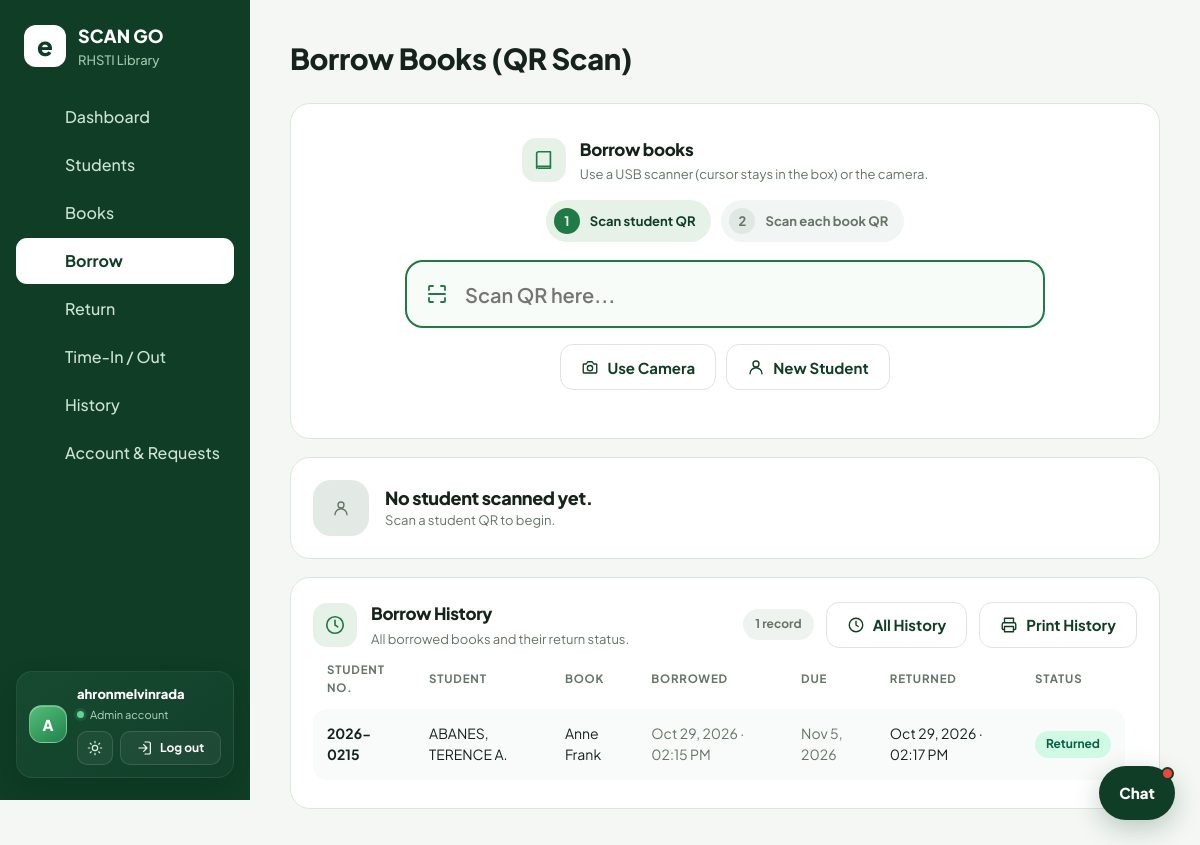
/sourcecode/borrow.php (signed in), run on the app's committed database.
### tables this page shows
CREATE TABLE `settings` (
  `k` varchar(64) NOT NULL,
  `v` text DEFAULT NULL
);

CREATE TABLE `borrowings` (
  `id` int(11) NOT NULL,
  `student_id` int(11) NOT NULL,
  `book_id` int(11) NOT NULL,
  `borrowed_at` datetime NOT NULL,
  `due_date` date NOT NULL,
  `returned_at` datetime DEFAULT NULL
);

CREATE TABLE `students` (
  `id` int(11) NOT NULL,
  `student_no` varchar(30) NOT NULL,
  `name` varchar(120) NOT NULL,
  `gender` varchar(10) DEFAULT NULL,
  `track` varchar(60) DEFAULT NULL,
  `strand` varchar(60) DEFAULT NULL,
  `grade` varchar(10) DEFAULT NULL,
  `section` varchar(30) DEFAULT NULL,
  `photo` varchar(255) DEFAULT NULL,
  `account_active` tinyint(1) NOT NULL DEFAULT 1
);

CREATE TABLE `books` (
  `id` int(11) NOT NULL,
  `accession_no` varchar(30) NOT NULL,
  `title` varchar(200) NOT NULL,
  `author` varchar(120) DEFAULT NULL,
  `publisher` varchar(120) DEFAULT NULL,
  `category` varchar(60) DEFAULT NULL,
  `quantity` int(11) DEFAULT 1,
  `available` int(11) DEFAULT 1
);

### sourcecode/borrow.php (the view, shortened to what this page needs)
<?php
require 'config.php';
require 'Ui2026.PHP';
$history=$pdo->query("SELECT s.student_no,s.name,b.title,r.borrowed_at,r.due_date,r.returned_at
  FROM borrowings r
  JOIN students s ON s.id=r.student_id
  JOIN books b ON b.id=r.book_id
  ORDER BY r.borrowed_at DESC,r.id DESC")->fetchAll();
head('Borrow Books (QR Scan)');
?>
<div class="pg">
<div class="card scan noprint">
  <div class="ph"><span class="pico"><?=ic('book')?></span><div><h3>Borrow books</h3><p>Use a USB scanner (cursor stays in the box) or the camera.</p></div></div>
  <div class="steps">
    <span class="step on" id="s1"><i>1</i>Scan student QR</span>
    <span class="step" id="s2"><i>2</i>Scan each book QR</span>
  </div>
  <div class="scanwrap"><?=ic('scan')?><input id="scan" class="big" placeholder="Scan QR here..." autocomplete="off" autofocus></div>
  <div class="fact">
    <button id="cam" type="button" class="ghost"><?=ic('camera')?><span class="camtxt">Use Camera</span></button>
    <button id="reset" type="button" class="ghost"><?=ic('user')?>New Student</button>
  </div>
</div>
<div class="card noprint" id="who"><div class="whocard"><div class="av off"><?=ic('user')?></div><div><div class="nm">No student scanned yet.</div><div class="sub">Scan a student QR to begin.</div></div></div></div>
<div class="card print-history">
  <div class="history-heading">
    <div class="ph"><span class="pico"><?=ic('clock')?></span><div><h3>Borrow History</h3><p>All borrowed books and their return status.</p></div></div>
    <span class="badge" id="history-count"><?=count($history)?> record<?=count($history)==1?'':'s'?></span>
    <a class="btn ghost noprint" href="history.php?type=borrow"><?=ic('clock')?>All History</a>
    <button class="ghost noprint" type="button" onclick="window.print()"><?=ic('print')?>Print History</button>
  </div>
  <div class="tw">
    <table>
      <tr><th>Student No.</th><th>Student</th><th>Book</th><th>Borrowed</th><th>Due</th><th>Returned</th><th>Status</th></tr>
      <tbody id="history-rows">
      <?php foreach($history as $r):
        $returned=!empty($r['returned_at']);
        $late=$returned
          ? substr($r['returned_at'],0,10)>$r['due_date']
          : $r['due_date']<date('Y-m-d');
        $status=$returned?($late?'Returned late':'Returned'):($late?'Overdue':'Borrowed');
        $statusClass=$late?'late':($returned?'ok':'out');
      ?>
      <tr>
        <td><?=h($r['student_no'])?></td>
        <td><?=h($r['name'])?></td>
        <td><?=h($r['title'])?></td>
        <td class="muted"><?=h(date('M j, Y · h:i A',strtotime($r['borrowed_at'])))?></td>
        <td class="muted"><?=h(date('M j, Y',strtotime($r['due_date'])))?></td>
        <td><?= $returned?h(date('M j, Y · h:i A',strtotime($r['returned_at']))):'—' ?></td>
        <td><span class="pill <?=$statusClass?>"><?=h($status)?></span></td>
      </tr>
      <?php endforeach;?>
      </tbody>
    </table>
  </div>
</div>
</div>
<?php foot('<script src="https://unpkg.com/html5-qrcode@2.3.8/html5-qrcode.min.js"></script><script>
let stu=null;
const EMPTY=\'<div class="whocard"><div class="av off">?</div><div><div class="nm">No student scanned yet.</div><div class="sub">Scan a student QR to begin.</div></div></div>\';
function steps(on){s1.className="step"+(on?" done":" on");s2.className="step"+(on?" on":"");}
async function handle(v){
 if(v.startsWith("STU:")||!stu&&!v.startsWith("BK:")){const r=await api("student",{code:v});flash(r.ok,r.msg);
  if(r.ok){stu=r.student.student_no;
   who.innerHTML=\'<div class="whocard"><div class="av">\'+esc((r.student.name||"?").trim().charAt(0).toUpperCase())+\'</div><div><div class="nm">\'+esc(r.student.name)+\'</div><div class="sub">\'+esc(r.student.student_no)+\'</div></div><div class="loans"><b>\'+esc(String(r.active))+\'</b><small>Active loans</small></div></div>\';
   steps(true);}return;}
 if(!stu){flash(false,"Scan the student QR first.");return;}
 const r=await api("borrow",{student:stu,code:v});
 flash(r.ok,r.ok?"QR SCAN COMPLETE — "+r.msg:r.msg);
 if(r.ok){
  const body=document.getElementById("history-rows");
  const empty=body.querySelector("td[colspan]");
  if(empty)empty.parentElement.remove();
  const row=document.createElement("tr");
  const values=[
   [r.student_no,""],[r.student_name,""],[r.title,""],
   [r.borrowed_display,"muted"],[r.due_display,"muted"],["—",""],
   ["Borrowed","pill out"]
  ];
  values.forEach(([value,className])=>{const cell=document.createElement("td");cell.textContent=value;cell.className=className;row.appendChild(cell);});
  body.prepend(row);
  const count=body.querySelectorAll("tr").length;
  document.getElementById("history-count").textContent=count+" record"+(count===1?"":"s");
 }}
bindScanner(scan,handle);cam.onclick=()=>startCamera("reader",handle);
reset.onclick=()=>{stu=null;who.innerHTML=EMPTY;steps(false);scan.focus();};
</script>');

### sourcecode/config.php (shortened to what this page needs)
<?php
      function h($s){return htmlspecialchars((string)$s,ENT_QUOTES);}
      function csrf_token(){
        return $_SESSION['csrf_token'];
      }
      function pwa_head_assets(){
        return '<link rel="manifest" href="manifest.json"><meta name="theme-color" content="#0f3d26"><meta name="apple-mobile-web-app-capable" content="yes"><meta name="apple-mobile-web-app-status-bar-style" content="default"><link rel="apple-touch-icon" href="assets/app-icon-180.png"><link rel="icon" href="assets/app-icon.svg" type="image/svg+xml"><script>window.addEventListener("load",function(){if("serviceWorker" in navigator&&window.isSecureContext){navigator.serviceWorker.register("sw.js").catch(function(error){console.error("Service worker registration failed:",error);});}});</script>';
      }
      function head($title){
        $p=basename($_SERVER['PHP_SELF']);$role=$_SESSION['u']['role']??'';
        $notificationCount=0;
        if($role==='admin'){
          $notificationCount=(int)$GLOBALS['pdo']->query("SELECT
            (SELECT COUNT(*) FROM password_reset_codes WHERE code_hash IS NULL AND requested_at>=DATE_SUB(NOW(),INTERVAL 1 DAY))
            +(SELECT COUNT(*) FROM book_requests WHERE status='pending')")->fetchColumn();
        }
        $libraryName=function_exists('setting')?setting($GLOBALS['pdo'],'library_name','eSmartlib'):'eSmartlib';
        $schoolName=function_exists('setting')?setting($GLOBALS['pdo'],'school_name','RHSTI Library'):'RHSTI Library';
        $logoPath=function_exists('setting')?setting($GLOBALS['pdo'],'library_logo','assets/rhsti-school-logo.jpg'):'assets/rhsti-school-logo.jpg';
        $logoAllowed=$logoPath==='assets/rhsti-school-logo.jpg'||(strpos($logoPath,'uploads/library/')===0&&strpos($logoPath,'..')===false);
        $logoFile=$logoAllowed&&is_file(__DIR__.'/'.$logoPath)?$logoPath:'';
        $brandMark=$logoFile?'<img src="'.h($logoFile).'?v='.filemtime(__DIR__.'/'.$logoFile).'" alt="" style="width:42px;height:42px;object-fit:contain;flex:none;border-radius:12px;background:#fff;padding:3px">':'<i>e</i>';
        $I=['grid'=>'<rect x="3" y="3" width="7" height="7" rx="1.5"/><rect x="14" y="3" width="7" height="7" rx="1.5"/><rect x="3" y="14" width="7" height="7" rx="1.5"/><rect x="14" y="14" width="7" height="7" rx="1.5"/>',
        'users'=>'<path d="M17 21v-2a4 4 0 0 0-4-4H5a4 4 0 0 0-4 4v2"/><circle cx="9" cy="7" r="4"/><path d="M23 21v-2a4 4 0 0 0-3-3.87M16 3.13a4 4 0 0 1 0 7.75"/>',
        'book'=>'<path d="M4 19.5A2.5 2.5 0 0 1 6.5 17H20"/><path d="M6.5 2H20v20H6.5A2.5 2.5 0 0 1 4 19.5v-15A2.5 2.5 0 0 1 6.5 2z"/>',
        'out'=>'<path d="M7 17 17 7M7 7h10v10"/>','in'=>'<path d="M17 7 7 17M17 17H7V7"/>','clock'=>'<circle cx="12" cy="12" r="10"/><path d="M12 6v6l4 2"/>',
        'settings'=>'<path d="M9.6 2h4.8l.7 3.1a7.4 7.4 0 0 1 1.8 1l2.9-1.2 2.4 4.2-2.3 2.1v2l2.3 2.1-2.4 4.2-2.9-1.2a7.4 7.4 0 0 1-1.8 1l-.7 3.1H9.6l-.7-3.1a7.4 7.4 0 0 1-1.8-1l-2.9 1.2-2.4-4.2 2.3-2.1v-2L1.8 9.1l2.4-4.2 2.9 1.2a7.4 7.4 0 0 1 1.8-1L9.6 2Z"/><circle cx="12" cy="12" r="3.2"/>',
        'user'=>'<circle cx="12" cy="8" r="4"/><path d="M4 21a8 8 0 0 1 16 0"/>'];
        $nav=['index.php'=>['Dashboard','grid'],'students.php'=>['Students','users'],'books.php'=>['Books','book'],'borrow.php'=>['Borrow','out'],'return.php'=>['Return','in'],'attendance.php'=>['Time-In / Out','clock'],'history.php'=>['History','clock'],'account.php'=>['My Account','user']];
        if($role==='admin')$nav['account.php']=['Account & Requests','settings'];
        echo '<!doctype html><html lang="en"><head><meta charset="utf-8"><meta name="viewport" content="width=device-width,initial-scale=1"><title>'.h($title).' - '.h($libraryName).' | '.h($schoolName).'</title>'.pwa_head_assets().'<script>try{var t=localStorage.getItem("theme");if(t)document.documentElement.dataset.theme=t}catch(e){}</script><link rel="preconnect" href="https://fonts.googleapis.com"><link rel="stylesheet" href="https://fonts.googleapis.com/css2?family=Plus+Jakarta+Sans:wght@400;500;600;700;800&display=swap"><link rel="stylesheet" href="assets/style.css?v='.filemtime(__DIR__.'/assets/style.css').'"></head><body><div class="app'.($role==='student'?' student-app'.($p==='student.php'?' student-dashboard':''):($role==='admin'||$role==='librarian'?' staff-app':'')).'"><aside><div class="brand">'.$brandMark.'<span>'.h($libraryName).'<small>'.h($schoolName).'</small></span></div>'.($role==='student'?'<a class="student-logout" href="logout.php"><svg viewBox="0 0 24 24" fill="none" stroke="currentColor" stroke-width="1.8" stroke-linecap="round" stroke-linejoin="round" aria-hidden="true"><path d="M10 17l5-5-5-5m5 5H3"/><path d="M12 3h6a2 2 0 0 1 2 2v14a2 2 0 0 1-2 2h-6"/></svg><span>Log out</span></a>':($role==='admin'||$role==='librarian'?'<a class="staff-logout" href="logout.php"><svg viewBox="0 0 24 24" fill="none" stroke="currentColor" stroke-width="1.8" stroke-linecap="round" stroke-linejoin="round" aria-hidden="true"><path d="M10 17l5-5-5-5m5 5H3"/><path d="M12 3h6a2 2 0 0 1 2 2v14a2 2 0 0 1-2 2h-6"/></svg><span>Log out</span></a>':'' )).'<nav>';
        foreach($nav as $f=>[$l,$i]){
          $active=($p==='account.php'&&strpos($f,'account.php')===0)||($p===basename(parse_url($f,PHP_URL_PATH)?:$f)&&(!$f||$f[0]!=='#'))||($p==='student.php'&&$f==='#dashboard');
          echo '<a href="'.$f.'"'.($active?' class="on"':'').'><svg viewBox="0 0 24 24" fill="none" stroke="currentColor" stroke-width="2" stroke-linecap="round" stroke-linejoin="round">'.$I[$i].'</svg>'.$l.($role==='admin'&&$l==='Account & Requests'&&$notificationCount>0?'<i class="nav-alert-dot" aria-label="'.$notificationCount.' pending requests"></i>':'').'</a>';
        }
        echo '</nav><div class="who"><div class="who-info"><b>'.h($_SESSION['u']['username']).'</b><small><span class="who-dot"></span>'.h(ucfirst($role)).' account</small></div><div class="who-actions"><button type="button" class="tg" title="Switch to dark mode" aria-label="Switch to dark mode" aria-pressed="false"><svg viewBox="0 0 24 24" fill="none" stroke="currentColor" stroke-width="1.8" stroke-linecap="round" stroke-linejoin="round" aria-hidden="true"><circle cx="12" cy="12" r="4"/><path d="M12 2v2m0 16v2M4.93 4.93l1.42 1.42m11.3 11.3 1.42 1.42M2 12h2m16 0h2M4.93 19.07l-1.42-1.42m11.3-11.3 1.42-1.42"/></svg></button><a class="logout" href="logout.php"><svg viewBox="0 0 24 24" fill="none" stroke="currentColor" stroke-width="1.8" stroke-linecap="round" stroke-linejoin="round" aria-hidden="true"><path d="M10 17l5-5-5-5m5 5H3"/><path d="M12 3h6a2 2 0 0 1 2 2v14a2 2 0 0 1-2 2h-6"/></svg><span>Log out</span></a></div></div></aside><main><h1>'.h($title).'</h1>';
      }
      function foot($scripts=''){
          $chat='';
          if(!empty($_SESSION['u']['id'])){
            $chat='<div class="chat-widget" id="chat-widget" data-user-id="'.(int)$_SESSION['u']['id'].'" data-csrf="'.h(csrf_token()).'">
              <section class="chat-panel" id="chat-panel" hidden aria-label="Messages">
                <header class="chat-head"><div><strong>Messages</strong><small>Library community chat</small></div><button type="button" class="chat-close" data-chat-close aria-label="Close chat" onclick="document.querySelector(\'[data-chat-open]\').click()">×</button></header>
                <div class="chat-layout"><aside class="chat-people"><button type="button" class="chat-new" data-chat-new onclick="var d=this.parentNode.querySelector(\'[data-chat-directory]\');d.hidden=false;d.dispatchEvent(new CustomEvent(\'chat:new\'))">+ New chat</button><div data-chat-list></div><div class="chat-directory" data-chat-directory hidden><label class="chat-search-label"><span>Search students or staff</span><input type="search" data-chat-search maxlength="80" placeholder="Name, student ID, or username" autocomplete="off"></label><div data-chat-results></div></div></aside>
                  <section class="chat-room"><div class="chat-room-title" data-chat-title>Select a conversation</div><div class="chat-messages" data-chat-messages aria-live="polite"></div><form class="chat-compose" data-chat-form><input name="message" maxlength="2000" placeholder="Write a message..." autocomplete="off" disabled required><button type="submit" disabled>Send</button></form></section>
                </div><p class="chat-error" data-chat-error role="status"></p>
              </section>
              <button type="button" class="chat-launcher" data-chat-open aria-label="Open messages" onclick="var p=document.getElementById(\'chat-panel\');p.hidden=!p.hidden;this.setAttribute(\'aria-expanded\',String(!p.hidden));this.dispatchEvent(new CustomEvent(\'chat:toggle\',{detail:{open:!p.hidden}}))">Chat<span class="chat-unread-dot" data-chat-unread hidden></span></button>
            </div>';
          }
          echo '</main></div>'.$chat.'<script src="assets/app.js?v='.filemtime(__DIR__.'/assets/app.js').'"></script>'.($chat?'<script src="assets/messenger.js?v='.filemtime(__DIR__.'/assets/messenger.js').'"></script>':'').$scripts.'</body></html>';
      }

### data on the page
settings: k "RHSTI Library"
borrowings: student.student_no "2026-0215", student.name "ABANES, TERENCE A.", book.title "Anne Frank", borrowed_at "Oct 29, 2026 · 02:15 PM", due_date "Nov 5, 2026", returned_at "Oct 29, 2026 · 02:17 PM", status "Returned"

### other printed values
$libraryName "SCAN GO"
$l "Dashboard"
$l "Students"
$l "Books"
$l "Borrow"
$l "Return"
$l "Time-In / Out"
$l "History"
$l "Account & Requests"
$_SESSION['u']['username'] "ahronmelvinrada"
$role "Admin"
$title "Borrow Books (QR Scan)"
count($history) "1"
